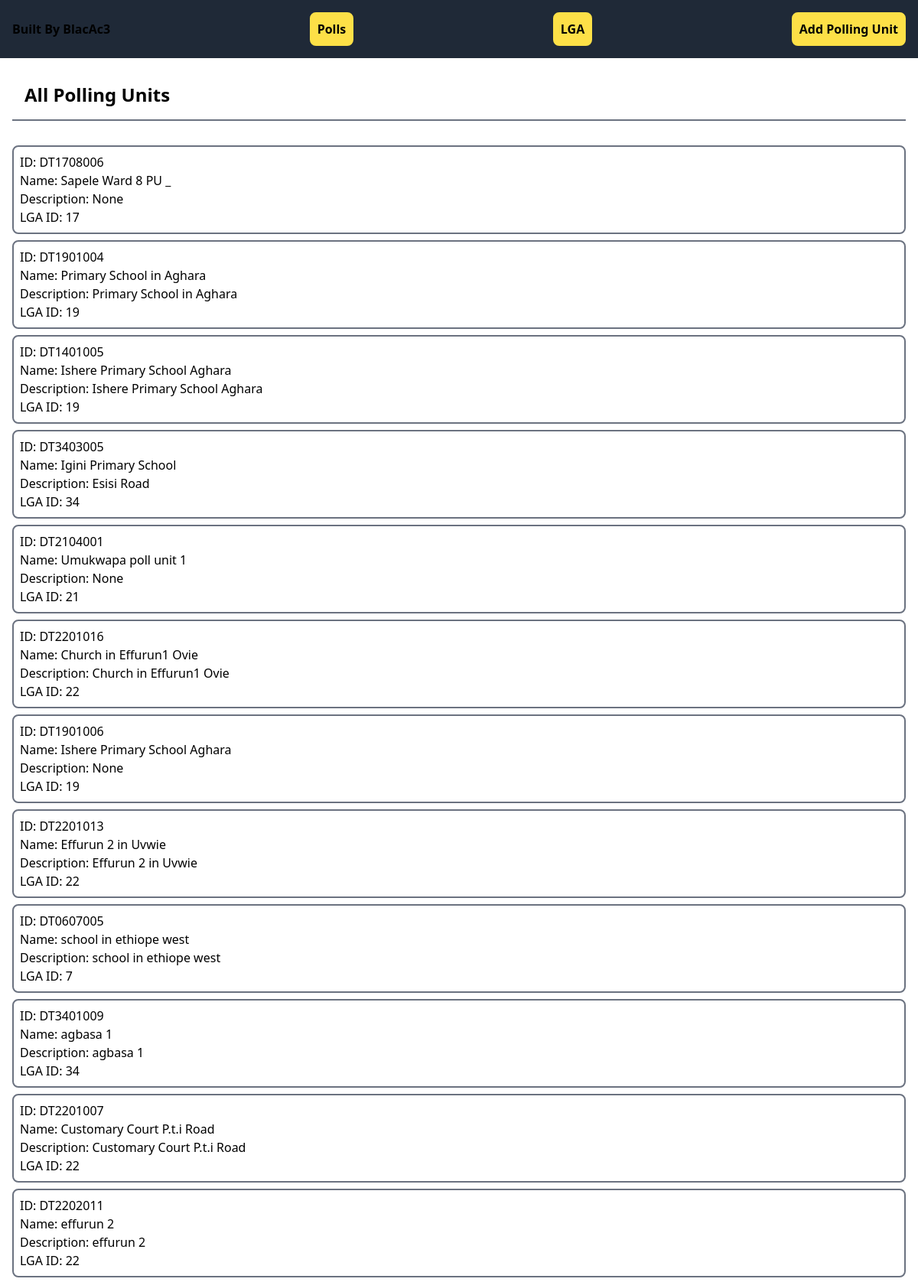
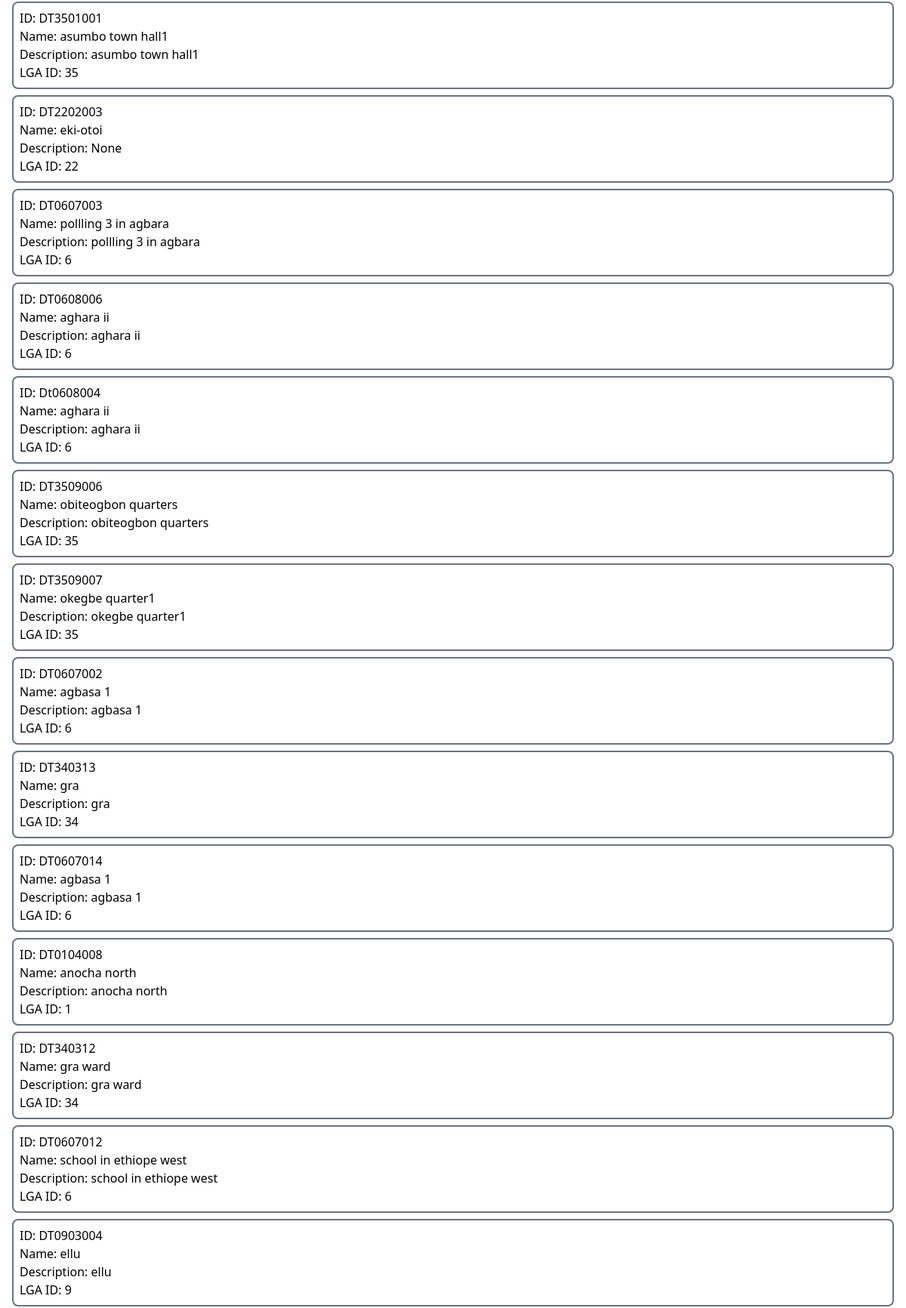
The page / (upper part) on the database its author committed (2 pictures, top to bottom).
### polls/models.py (models this page shows)
class PollingUnit(models.Model):
    uniqueid = models.AutoField(primary_key=True)
    polling_unit_id = models.IntegerField()
    ward_id = models.IntegerField()
    lga_id = models.IntegerField()
    uniquewardid = models.IntegerField(blank=True, null=True)
    polling_unit_number = models.TextField(blank=True, null=True)
    polling_unit_name = models.TextField(blank=True, null=True)
    polling_unit_description = models.TextField(blank=True, null=True)
    lat = models.TextField(blank=True, null=True)
    long = models.TextField(blank=True, null=True)
    entered_by_user = models.TextField(blank=True, null=True)
    date_entered = models.TextField(blank=True, null=True)
    user_ip_address = models.TextField(blank=True, null=True)
    class Meta:
        managed = False
        db_table = 'polling_unit'

### polls/views.py (the view)
# urls.py: path("", views.index, name="index"),
def index(request):
    polling_units = PollingUnit.objects.all()
    return render(request, 'polls/index.html', {
        "polling_units":polling_units,
        })

### polls/templates/polls/index.html (shortened to what this page needs)
{% load static tailwind_tags %}
<!DOCTYPE>
<head>
    {% tailwind_css %}
</head>
<body>
    <nav class="font-bold bg-gray-800 p-4 flex items-center justify-between">
        <h1 class="">Built By BlacAc3</h1>
        <a href="{% url 'index' %}" class="p-2 bg-yellow-300 border-2 border-yellow-300 rounded-lg hover:bg-yellow-400 hover:border-slate-900 transition-all duration-300 cursor-pointer"> Polls</a>
        <a href="{% url 'lga' %}" class="p-2 bg-yellow-300 border-2 border-yellow-300 rounded-lg hover:bg-yellow-400 hover:border-slate-900 transition-all duration-300 cursor-pointer" >LGA</a>
        <a href="{% url 'new_polling_unit' %}" class="p-2 bg-yellow-300 border-2 border-yellow-300 rounded-lg hover:bg-yellow-400 hover:border-slate-900 transition-all duration-300 cursor-pointer" >Add Polling Unit</a>
    </nav>
    <section class="p-4">
        {% if not pu_results %}
            <h1 class="text-2xl font-extrabold  p-4 mb-8 border-b-2 border-gray-500">All Polling Units</h1>
            <ul>
                {% for units in polling_units %}
                <a href="{% url 'polling_unit_results' units.uniqueid %}">
                    <li class="border-2 border-gray-500 p-2 my-2 rounded-lg hover:bg-gray-300 transition-all duration-300 cursor-pointer">
                        <p>ID: {{ units.polling_unit_number }}</p>
                        <p>Name: {{ units.polling_unit_name }}</p>
                        <p>Description: {{ units.polling_unit_description }}</p>
                        <p>LGA ID: {{ units.lga_id }}</p>
                    </li>
                </a>
                {% endfor %}
            </ul>
        {% endif %}
    </section>
</body>

### rows shown on the page
PollingUnit: polling_unit_number "DT1708006", polling_unit_name "Sapele Ward 8 PU _", polling_unit_description "None", lga_id "17"
PollingUnit: polling_unit_number "DT1901004", polling_unit_name "Primary School in Aghara", polling_unit_description "Primary School in Aghara", lga_id "19"
PollingUnit: polling_unit_number "DT1401005", polling_unit_name "Ishere Primary School Aghara", polling_unit_description "Ishere Primary School Aghara", lga_id "19"
PollingUnit: polling_unit_number "DT3403005", polling_unit_name "Igini Primary School", polling_unit_description "Esisi Road", lga_id "34"
PollingUnit: polling_unit_number "DT2104001", polling_unit_name "Umukwapa poll unit 1", polling_unit_description "None", lga_id "21"
PollingUnit: polling_unit_number "DT2201016", polling_unit_name "Church in Effurun1 Ovie", polling_unit_description "Church in Effurun1 Ovie", lga_id "22"
PollingUnit: polling_unit_number "DT1901006", polling_unit_name "Ishere Primary School Aghara", polling_unit_description "None", lga_id "19"
PollingUnit: polling_unit_number "DT2201013", polling_unit_name "Effurun 2 in Uvwie", polling_unit_description "Effurun 2 in Uvwie", lga_id "22"
PollingUnit: polling_unit_number "DT0607005", polling_unit_name "school in ethiope west", polling_unit_description "school in ethiope west", lga_id "7"
PollingUnit: polling_unit_number "DT3401009", polling_unit_name "agbasa 1", polling_unit_description "agbasa 1", lga_id "34"
PollingUnit: polling_unit_number "DT2201007", polling_unit_name "Customary Court P.t.i Road", polling_unit_description "Customary Court P.t.i Road", lga_id "22"
PollingUnit: polling_unit_number "DT2202011", polling_unit_name "effurun 2", polling_unit_description "effurun 2", lga_id "22"
PollingUnit: polling_unit_number "DT3501001", polling_unit_name "asumbo town hall1", polling_unit_description "asumbo town hall1", lga_id "35"
PollingUnit: polling_unit_number "DT2202003", polling_unit_name "eki-otoi", polling_unit_description "None", lga_id "22"
PollingUnit: polling_unit_number "DT0607003", polling_unit_name "pollling 3 in agbara", polling_unit_description "pollling 3 in agbara", lga_id "6"
PollingUnit: polling_unit_number "DT0608006", polling_unit_name "aghara ii", polling_unit_description "aghara ii", lga_id "6"
PollingUnit: polling_unit_number "Dt0608004", polling_unit_name "aghara ii", polling_unit_description "aghara ii", lga_id "6"
PollingUnit: polling_unit_number "DT3509006", polling_unit_name "obiteogbon quarters", polling_unit_description "obiteogbon quarters", lga_id "35"
PollingUnit: polling_unit_number "DT3509007", polling_unit_name "okegbe quarter1", polling_unit_description "okegbe quarter1", lga_id "35"
PollingUnit: polling_unit_number "DT0607002", polling_unit_name "agbasa 1", polling_unit_description "agbasa 1", lga_id "6"
PollingUnit: polling_unit_number "DT340313", polling_unit_name "gra", polling_unit_description "gra", lga_id "34"
PollingUnit: polling_unit_number "DT0607014", polling_unit_name "agbasa 1", polling_unit_description "agbasa 1", lga_id "6"
PollingUnit: polling_unit_number "DT0104008", polling_unit_name "anocha north", polling_unit_description "anocha north", lga_id "1"
PollingUnit: polling_unit_number "DT340312", polling_unit_name "gra ward", polling_unit_description "gra ward", lga_id "34"
PollingUnit: polling_unit_number "DT0607012", polling_unit_name "school in ethiope west", polling_unit_description "school in ethiope west", lga_id "6"
PollingUnit: polling_unit_number "DT0903004", polling_unit_name "ellu", polling_unit_description "ellu", lga_id "9"
